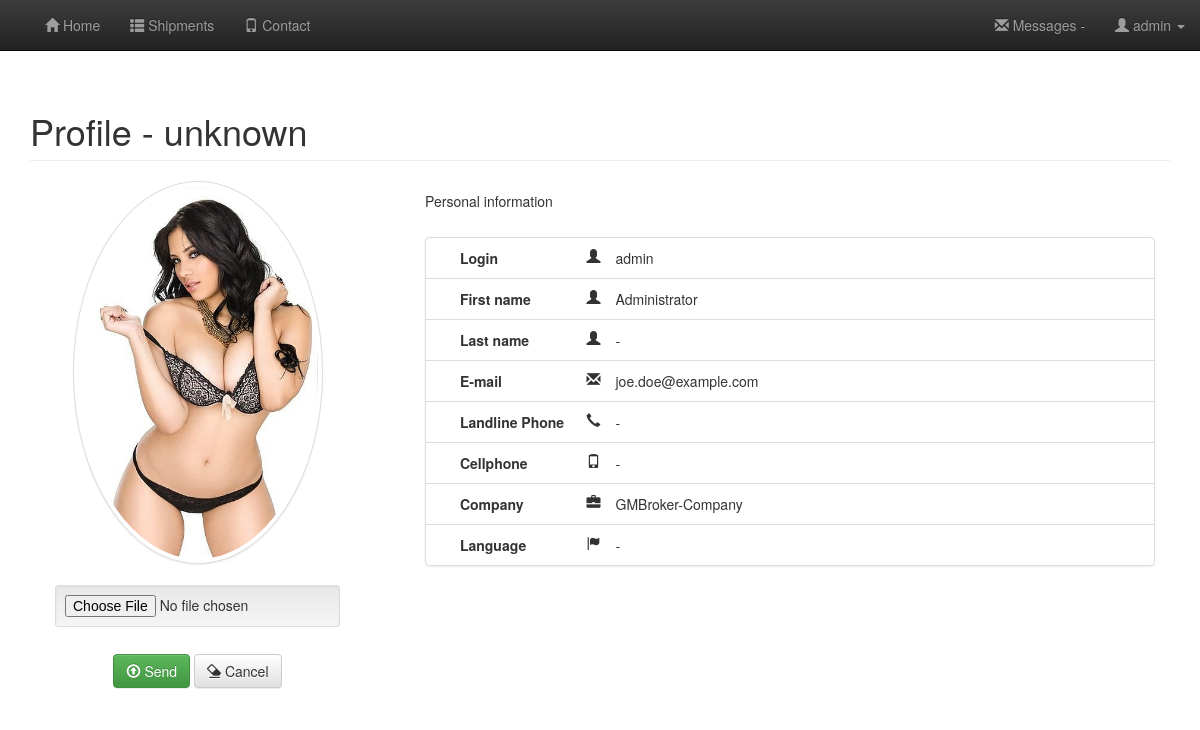
Page /profile.php?login=unknown (signed in) on the committed database.
### tables this page shows
CREATE TABLE `users` (
  `user_id` int(11) NOT NULL,
  `login` varchar(32) NOT NULL,
  `password` varchar(255) NOT NULL,
  `first_name` varchar(55) NOT NULL,
  `last_name` varchar(80) NOT NULL,
  `job_title` varchar(255) DEFAULT NULL,
  `cellphone` varchar(25) NOT NULL DEFAULT '',
  `landline_phone` varchar(25) NOT NULL DEFAULT '',
  `email` varchar(200) NOT NULL,
  `company_id` int(1) NOT NULL DEFAULT '0',
  `allow_email` int(1) NOT NULL DEFAULT '0',
  `permissions` int(1) NOT NULL DEFAULT '0',
  `last_logged_in` datetime DEFAULT NULL,
  `picture` varchar(150) DEFAULT NULL,
  `type` enum('Normal','Employee','Administrator','Super-Administrator') NOT NULL DEFAULT 'Normal',
  `active` int(1) NOT NULL DEFAULT '0'
);

CREATE TABLE `companies` (
  `company_id` int(11) NOT NULL,
  `company_name` varchar(1024) NOT NULL,
  `company_address` varchar(1024) NOT NULL,
  `company_tax_number` varchar(13) NOT NULL
);

### core/init.php (called while the page is built, shortened)
<?php
require_once 'database/connect.php';
require_once 'functions/general.php';
require_once 'functions/users.php';
if (logged_in() === true) {
	$session_user_id = $_SESSION['user_id'];
	$user_data = user_data(
	   $session_user_id
	, 'user_id'
	, 'login'
	, 'first_name'
	, 'last_name'
	, 'cellphone'
	, 'landline_phone'
	, 'company_id'
	, 'permissions'
	, 'type'
	, 'email'
	, 'allow_email'
	, 'password'
	, 'picture'
	);
}
?>

### core/database/connect.php (called while the page is built, shortened)
<?php
$t_users = "users";
$t_companies = "companies";
?>

### core/functions/general.php (called while the page is built, shortened)
<?php
function sanitize($data) {
	global $connect;
    return htmlentities(strip_tags(mysqli_real_escape_string($connect, $data)));
}
?>

### core/functions/users.php (called while the page is built, shortened)
<?php
function user_exists($login){
	global $connect, $t_users;
	$t_users = sanitize($t_users);
	$login = sanitize($login);
	$query = "SELECT user_id FROM `".$t_users."` WHERE `login` = ?";
	$result = $connect->prepare($query);
	$result->bind_param('s', $login);
	$result->execute();
	$result->store_result();
	return ($result->num_rows === 1);
}
function user_active($login){
	global $connect, $t_users;
	$t_users = sanitize($t_users);
	$login = sanitize($login);
	$query = "SELECT user_id FROM ".$t_users." WHERE login=? AND active=1";
	$result = $connect->prepare($query);
	$result->bind_param('s', $login);
	$result->execute();
	$result->store_result();
	return ($result->num_rows === 1);
}
function user_data($user_id) {
	global $connect, $t_users;
	$t_users = sanitize($t_users);
	$user_id = (int)$user_id;
	$func_num_args 	= func_num_args();
	$func_get_args 	= func_get_args();
	if ($func_num_args > 1 ) {
		unset($func_get_args[0]);
		$fields = '`' . implode('`, `', $func_get_args) . '`';
		$fields = str_replace('`','',$fields);
		$query="SELECT $fields FROM `".$t_users."` WHERE `user_id` = $user_id";
		$result = mysqli_query($connect, $query) or die(mysqli_error($connect));
		if($data = $result->fetch_assoc()) {
			return $data;
		}
	}
}
function user_id_from_login($login) {
	global $connect, $t_users;
	$login = sanitize($login);
	$t_users = sanitize($t_users);
	$query = "SELECT user_id, login FROM ".$t_users." WHERE `login` = '$login' ";
	if ($result = mysqli_query($connect, $query)) {
		while ($obj = mysqli_fetch_object($result)) {
			return $obj->user_id;
		}
	}
}
?>

### profile.php (the view, shortened to what this page needs)
<?php
require_once 'core/init.php';
require_once 'inc/overall/header.php';
if(isset($_GET['login']) === true && empty($_GET['login']) === false) {
	$login = $_GET['login'];
	if (user_exists($login) === true) {
		$user_id = user_id_from_login($login);
		$data_profile = user_data($user_id, 'login', 'first_name', 'last_name', 'email', 'picture');
?>
	<h1 class="page-header"><?php echo TXT_PROFILE; if (empty($data_profile['login']) === false) { echo " - ".$data_profile['login']; } ?></h1>
	<div class="row">
		<div class="col-md-4 col-sm-6 col-xs-12 panel-default" style="margin: 0 auto;">
			<div class="text-center">
				<div class="col-md-7 col-lg-7" style="width: 100%;">
					<?php
					if(empty($user_data['picture']) ===  false) {
						echo '<img class="img-circle img-responsive img-thumbnail" src="', $user_data['picture'], '" alt="'.ALT_PROFILE_PHOTO.' ', $user_data['login'], '"/>';
					} else {
						echo '<img class="img-circle img-responsive img-thumbnail" src="images/profile/avatar.jpg" alt="'.ALT_AVATAR.'" /><h6><label for="picture">'.TXT_SEND_ANOTHER_PHOTO.'</label></h6>';
					}
					?>
				</div>
				<form class="form-horizontal"  action="" method="POST" enctype="multipart/form-data">
					<input type="file" class="text-center input-file center-block well well-sm" id="picture" name="picture"/>
					<div class="form-group">
						<label class="col-md-3 control-label"></label>
						<div class="col-md-3 col-lg-3" style="width: 100%;">
							<button class="btn btn-success" data-toggle="tooltip" type="submit" onclick="<?php echo $_SERVER['PHP_SELF'].'?login='.$user_data['login']; ?>" name="cmdSubmit">
								<span class="glyphicon glyphicon-upload"></span>&nbsp;<?php echo BTN_SEND; ?>
							</button>
							<button class="btn btn-default" data-toggle="tooltip" type="reset" name="cmdReset">
								<span class="glyphicon glyphicon-erase"></span>&nbsp;<?php echo BTN_CANCEL; ?>
							</button>
						</div>
					</div>
				</form>
			</div>
		</div>
		<div class="col-md-8 col-sm-6 col-xs-12 personal-info">
			<div class="panel-heading"><?php echo TXT_PERSONAL_INFORMATION; ?></div>
			<div class="panel-body">
				<ul class="list-group">
					<li class="list-group-item">
						<label class="col-md-3">
							<span class="pull-right glyphicon glyphicon-user"></span>
							&nbsp;<?php echo TXT_LOGIN; ?>
						</label>
						<?php
						if (empty($user_data['login']) === false) { echo $user_data['login']; } else { echo "-"; }
						?>
					</li>
					<li class="list-group-item">
						<label class="col-md-3">
							<span class="pull-right glyphicon glyphicon-user"></span>
							&nbsp;<?php echo TXT_FIRST_NAME; ?>
						</label>
						<?php
						if (empty($user_data['first_name']) === false) { echo $user_data['first_name']; } else { echo "-"; }
						?>
					</li>
					<li class="list-group-item">
						<label class="col-md-3">
							<span class="pull-right glyphicon glyphicon-user"></span>
							&nbsp;<?php echo TXT_LAST_NAME; ?>
						</label>
						<?php
						if (empty($user_data['last_name']) === false) { echo $user_data['last_name']; } else { echo "-"; }
						?>
					</li>
					<li class="list-group-item">
						<label class="col-md-3">
							<span class="pull-right glyphicon glyphicon-envelope"></span>
							&nbsp;<?php echo TXT_EMAIL; ?>
						</label>
						<?php
						if (empty($user_data['email']) === false) { echo $user_data['email']; } else { echo "-"; }
						?>
					</li>
					<li class="list-group-item">
						<label class="col-md-3">
							<span class="pull-right glyphicon glyphicon-earphone"></span>
							&nbsp;<?php echo TXT_LANDLINE_PHONE; ?>
						</label>
						<?php
						if (empty($user_data['landline_phone']) === false) { echo $user_data['landline_phone']; } else { echo "-"; }
						?>
					</li>
					<li class="list-group-item">
						<label class="col-md-3">
							<span class="pull-right glyphicon glyphicon-phone"></span>
							&nbsp;<?php echo TXT_CELLPHONE; ?>
						</label>
						<?php
						if (empty($user_data['cellphone']) === false) { echo $user_data['cellphone']; } else { echo "-"; }
						?>
					</li>
					<li class="list-group-item">
						<label class="col-md-3">
							<span class="pull-right glyphicon glyphicon-briefcase"></span>
							&nbsp;<?php echo TXT_COMPANY; ?>
						</label>
						<?php
						$query = "SELECT u.company_id, c.company_name FROM ".$t_companies." AS c
						JOIN ".$t_users." AS u ON c.company_id = u.company_id
						WHERE u.user_id = ".$user_data['user_id']."";
						$result = mysqli_query ($connect, $query);
						while($row = mysqli_fetch_array($result)) {
							if (empty($row['company_name']) === false) { echo $row['company_name']; } else { echo "-"; }
						}
						?>
					</li>
					<li class="list-group-item">
						<label class="col-md-3">
							<span class="pull-right glyphicon glyphicon-flag"></span>
							&nbsp;<?php echo TXT_LANGUAGE; ?>
						</label>
						<?php
						if (empty($_COOKIE['language']) === false) { echo $_COOKIE['language']; } else { echo "-"; }
						?>
					</li>
				</ul>
			</div>
		</div>
	</div>
<?php
	} else {
		$error[] = '<b>'.$_GET['login'].'</b> '.ERR_DOES_NOT_EXIST;
	}
} else {
	header('Location: index.php');
	exit();
}
require_once 'inc/overall/footer.php';
?>

### inc/menu.php (shortened to what this page needs)
<nav class="navbar navbar-inverse navbar-static-top">
	<div class="container-fluid">
		<div class="navbar-header">
			<span class="navbar-brand"></span>
		</div>
		<div class="collapse navbar-collapse">
			<ul class="nav navbar-nav navbar-left">
				<li><a href="home.php"><span class="glyphicon glyphicon-home"></span>&nbsp;<?php echo MENU_HOME; ?><span class="sr-only">(current)</span></a></li>
				<li><a href="shipments.php?shipments=all"><span class="glyphicon glyphicon-th-list"></span>&nbsp;<?php echo MENU_SHIPMENTS; ?></a></li>
				<li><a href="contact.php"><span class="glyphicon glyphicon-phone"></span>&nbsp;<?php echo MENU_CONTACT; ?></a></li>
			</ul>
			<ul class="nav navbar-nav navbar-right">
				<li>
					<a href="messages.php?messages=list"><span class="glyphicon glyphicon-envelope"></span>&nbsp;<?php echo MENU_MESSAGES; ?>&nbsp;<span class="how_many_messages">-</span></a>
				</li>
				<li class="dropdown">
					<a href="#" class="dropdown-toggle" data-toggle="dropdown" role="button" aria-haspopup="true" aria-expanded="false"><span class="glyphicon glyphicon-user"></span>&nbsp;<?php echo $user_data['login']; ?>&nbsp;<span class="caret"></span></a>
				</li>
			</ul>
		</div>
	</div>
</nav>

### css/style.css (style rules this page uses)
body { background:#f9f9f9; }
.navbar-brand { font-family:"Lucida Handwriting"; }

### css/pagination.css (style rules this page uses)
html { height: 100%; width: 100%; }
body { height: 100%; width: 100%; margin: 0; padding: 0; border: 0; background: #FFF; font: 13px/15px Verdana, Arial, Halvetica, sans-serif; }
img { border:none; margin-bottom: 1.5em; width:250px; }

### rows in the picture
users: login "admin", picture (picture), first_name "Administrator", email "joe.doe@example.com", company.company_name "GMBroker-Company"
users: login "unknown"

### other values in the picture
MENU_HOME "Home"
MENU_SHIPMENTS "Shipments"
MENU_CONTACT "Contact"
MENU_MESSAGES "Messages"
TXT_PROFILE "Profile"
BTN_SEND "Send"
BTN_CANCEL "Cancel"
TXT_PERSONAL_INFORMATION "Personal information"
TXT_LOGIN "Login"
TXT_FIRST_NAME "First name"
TXT_LAST_NAME "Last name"
TXT_EMAIL "E-mail"
TXT_LANDLINE_PHONE "Landline Phone"
TXT_CELLPHONE "Cellphone"
TXT_COMPANY "Company"
